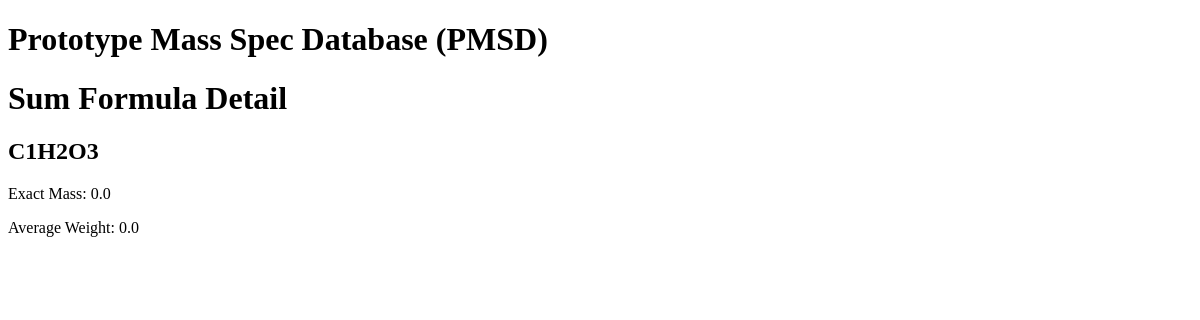
The app's page /sf/C1H2O3/, older data.
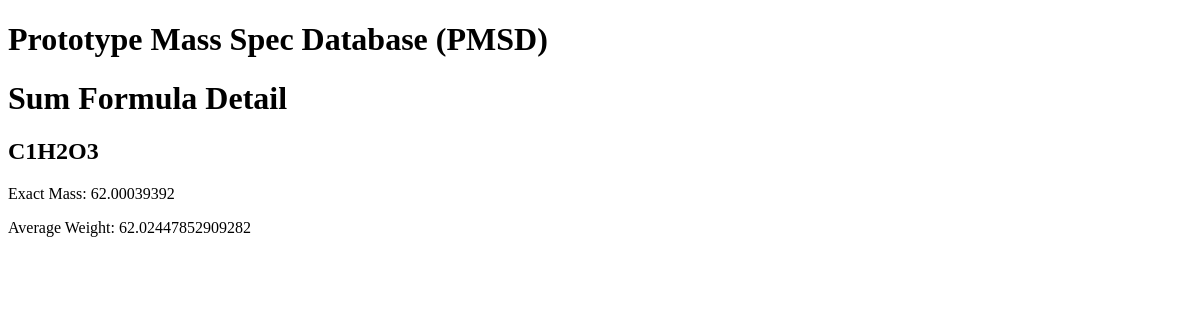
The same page, newer data.
### spec_browse/models.py (models this page shows, shortened)
class SumFormula(models.Model):
    formula = models.TextField(primary_key=True)
    monoisotopic_mass = models.FloatField(default=0.0) #monoisotopic mass
    molecular_weight = models.FloatField(default=0.0) #average molecular weight

### spec_browse/views.py (the view)
# urls.py: url(r'^sf/(?P<pk>[A-Z,0-9]+)/$', views.sf_detail, name='sf_detail'),
def sf_detail(request,pk):
    obj = get_object_or_404(SumFormula,pk=pk)
    return render(request, 'spec_browse/sf_detail.html', {'sf': obj})

### spec_browse/templates/spec_browse/sf_detail.html
{% extends 'spec_browse/base.html' %}
{% block content %}
    <div class="sf">
        <h1>Sum Formula Detail</h1>
        <h2>{{ sf.formula }}</h2>
        <p>Exact Mass: {{ sf.monoisotopic_mass }}</p>
        <p>Average Weight: {{ sf.molecular_weight }}</p>
    </div>
{% endblock %}

### spec_browse/templates/spec_browse/base.html (shortened to what this page needs)
<!DOCTYPE html>
<html lang="en">
<head>
</head>
<body>
    <h1> Prototype Mass Spec Database (PMSD) </h1>
    {% block content %}
    {% endblock %}
</body>
</html>

Row changes from the older to the newer data that the page shows:
changed SumFormula "C1H2O3": monoisotopic_mass "0.0" → "62.00039392"; molecular_weight "0.0" → "62.02447852909282"
